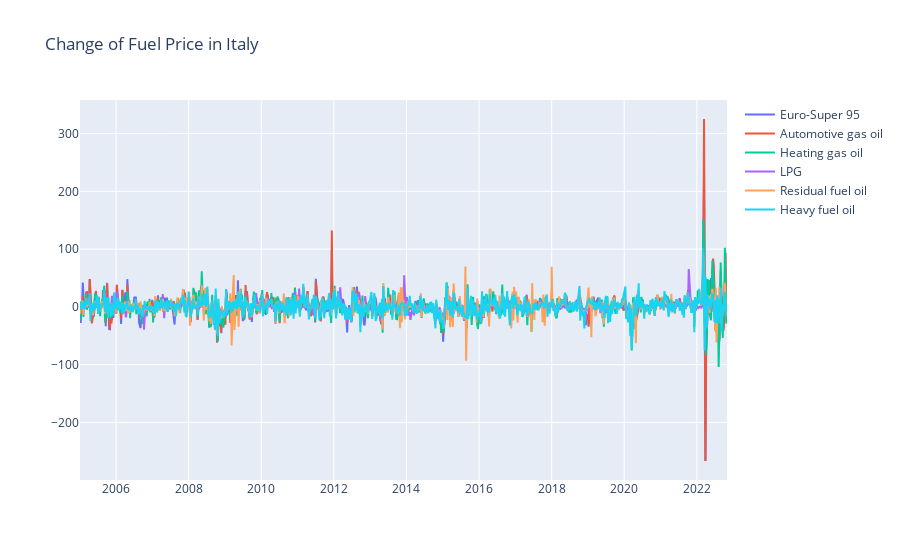

Notebook source saved alongside this figure:
### Markdown cell above
**Loại biểu đồ sử dụng:** biểu đồ đường (kết hợp tính năng tương tác).

**Tính phù hợp của biểu đồ với dữ liệu:** 
- Biểu đồ đường là một loại biểu đồ trực quan thường được sử dụng để mô tả xu hướng dữ liệu theo thời gian.
- Tính năng tương tác: 
    + Hỗ trợ hiển thị sự biến động của tham số Change với từng loại xăng dầu theo thời gian
    + Xem được chi tiết thời gian khi rê chuột vào những mốc giá trị Change.

-> Biểu đồ đường là phù hợp để trực quan cho sự thay đổi của giá xăng, đặc biệt trong một khoảng thời gian dài (2005-2022).

**Trực quan hóa:**

### Code cell
fig = go.Figure()
# Add traces
data_1 = df[df['PRODUCT_ID'] == 1]
fig.add_trace(go.Scatter(x=data_1['SURVEY_DATE'], y=data_1['CHANGE'],
                    mode='lines',
                    name='Euro-Super 95'))
data_2 = df[df['PRODUCT_ID'] == 2]
fig.add_trace(go.Scatter(x=data_2['SURVEY_DATE'], y=data_2['CHANGE'],
                    mode='lines',
                    name='Automotive gas oil'))
data_3 = df[df['PRODUCT_ID'] == 3]
fig.add_trace(go.Scatter(x=data_3['SURVEY_DATE'], y=data_3['CHANGE'],
                    mode='lines',
                    name='Heating gas oil'))
data_5 = df[df['PRODUCT_ID'] == 5]
fig.add_trace(go.Scatter(x=data_5['SURVEY_DATE'], y=data_5['CHANGE'],
                    mode='lines',
                    name='LPG'))
data_6 = df[df['PRODUCT_ID'] == 6]
fig.add_trace(go.Scatter(x=data_6['SURVEY_DATE'], y=data_6['CHANGE'],
                    mode='lines',
                    name='Residual fuel oil'))
data_8 = df[df['PRODUCT_ID'] == 8]
fig.add_trace(go.Scatter(x=data_8['SURVEY_DATE'], y=data_8['CHANGE'],
                    mode='lines',
                    name='Heavy fuel oil'))
fig.update_layout(title='Change of Fuel Price in Italy')
fig.show()

### Figure 1 — Plotly figure (JSON) as saved in the notebook; plotly's stock layout.template omitted (floating-point values rounded to 4 significant figures; data arrays with more than 128 entries replaced by an {"elided": "..."} marker saying what was removed)
{"data": [{"mode": "lines", "name": "Euro-Super 95", "type": "scatter", "x": {"elided": "931 str values"}, "y": {"elided": "931 float values"}}, {"mode": "lines", "name": "Automotive gas oil", "type": "scatter", "x": {"elided": "931 str values"}, "y": {"elided": "931 float values"}}, {"mode": "lines", "name": "Heating gas oil", "type": "scatter", "x": {"elided": "931 str values"}, "y": {"elided": "931 float values"}}, {"mode": "lines", "name": "LPG", "type": "scatter", "x": {"elided": "931 str values"}, "y": {"elided": "931 float values"}}, {"mode": "lines", "name": "Residual fuel oil", "type": "scatter", "x": {"elided": "931 str values"}, "y": {"elided": "931 float values"}}, {"mode": "lines", "name": "Heavy fuel oil", "type": "scatter", "x": {"elided": "931 str values"}, "y": {"elided": "931 float values"}}], "layout": {"title": {"text": "Change of Fuel Price in Italy"}}}
